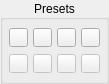
    <widget class="QGroupBox" name="groupBox_2">
     <property name="geometry">
      <rect>
       <x>115</x>
       <y>450</y>
       <width>109</width>
       <height>84</height>
      </rect>
     </property>
     <property name="title">
      <string>Presets</string>
     </property>
     <property name="alignment">
      <set>Qt::AlignCenter</set>
     </property>
     <property name="flat">
      <bool>true</bool>
     </property>
     <widget class="QWidget" name="layoutWidget">
      <property name="geometry">
       <rect>
        <x>0</x>
        <y>20</y>
        <width>104</width>
        <height>28</height>
       </rect>
      </property>
      <layout class="QHBoxLayout" name="horizontalLayout">
       <property name="spacing">
        <number>5</number>
       </property>
       <property name="leftMargin">
        <number>9</number>
       </property>
       <property name="topMargin">
        <number>8</number>
       </property>
       <property name="rightMargin">
        <number>3</number>
       </property>
       <item>
        <widget class="QPushButton" name="human_BN">
         <property name="enabled">
          <bool>true</bool>
         </property>
         <property name="minimumSize">
          <size>
           <width>19</width>
           <height>19</height>
          </size>
         </property>
         <property name="maximumSize">
          <size>
           <width>19</width>
           <height>19</height>
          </size>
         </property>
         <property name="font">
          <font>
           <family>Segoe UI</family>
           <pointsize>8</pointsize>
           <weight>50</weight>
           <bold>false</bold>
          </font>
         </property>
         <property name="toolTip">
          <string>Human preset</string>
         </property>
         <property name="styleSheet">
          <string notr="true"/>
         </property>
         <property name="text">
          <string/>
         </property>
        </widget>
       </item>
       <item>
        <widget class="QPushButton" name="equine_BN">
         <property name="enabled">
          <bool>true</bool>
         </property>
         <property name="minimumSize">
          <size>
           <width>19</width>
           <height>19</height>
          </size>
         </property>
         <property name="maximumSize">
          <size>
           <width>19</width>
           <height>19</height>
          </size>
         </property>
         <property name="font">
          <font>
           <family>Segoe UI</family>
           <pointsize>8</pointsize>
           <weight>50</weight>
           <bold>false</bold>
          </font>
         </property>
         <property name="toolTip">
          <string>Equine preset</string>
         </property>
         <property name="styleSheet">
          <string notr="true"/>
         </property>
         <property name="text">
          <string/>
         </property>
        </widget>
       </item>
       <item>
        <widget class="QPushButton" name="canine_BN">
         <property name="enabled">
          <bool>true</bool>
         </property>
         <property name="minimumSize">
          <size>
           <width>19</width>
           <height>19</height>
          </size>
         </property>
         <property name="maximumSize">
          <size>
           <width>19</width>
           <height>19</height>
          </size>
         </property>
         <property name="font">
          <font>
           <family>Segoe UI</family>
           <pointsize>8</pointsize>
           <weight>50</weight>
           <bold>false</bold>
          </font>
         </property>
         <property name="toolTip">
          <string>Canine preset</string>
         </property>
         <property name="styleSheet">
          <string notr="true"/>
         </property>
         <property name="text">
          <string/>
         </property>
        </widget>
       </item>
       <item>
        <widget class="QPushButton" name="avian_BN">
         <property name="enabled">
          <bool>true</bool>
         </property>
         <property name="minimumSize">
          <size>
           <width>19</width>
           <height>19</height>
          </size>
         </property>
         <property name="maximumSize">
          <size>
           <width>19</width>
           <height>19</height>
          </size>
         </property>
         <property name="font">
          <font>
           <family>Segoe UI</family>
           <pointsize>8</pointsize>
           <weight>50</weight>
           <bold>false</bold>
          </font>
         </property>
         <property name="toolTip">
          <string>Avian preset</string>
         </property>
         <property name="styleSheet">
          <string notr="true"/>
         </property>
         <property name="text">
          <string/>
         </property>
        </widget>
       </item>
      </layout>
     </widget>
     <widget class="QWidget" name="layoutWidget">
      <property name="geometry">
       <rect>
        <x>0</x>
        <y>50</y>
        <width>104</width>
        <height>28</height>
       </rect>
      </property>
      <layout class="QHBoxLayout" name="horizontalLayout_4">
       <property name="spacing">
        <number>5</number>
       </property>
       <property name="leftMargin">
        <number>9</number>
       </property>
       <property name="rightMargin">
        <number>3</number>
       </property>
       <item>
        <widget class="QPushButton" name="snake_BN">
         <property name="enabled">
          <bool>false</bool>
         </property>
         <property name="minimumSize">
          <size>
           <width>19</width>
           <height>19</height>
          </size>
         </property>
         <property name="maximumSize">
          <size>
           <width>19</width>
           <height>19</height>
          </size>
         </property>
         <property name="font">
          <font>
           <family>Segoe UI</family>
           <pointsize>8</pointsize>
           <weight>50</weight>
           <bold>false</bold>
          </font>
         </property>
         <property name="toolTip">
          <string>Snake preset</string>
         </property>
         <property name="styleSheet">
          <string notr="true"/>
         </property>
         <property name="text">
          <string/>
         </property>
        </widget>
       </item>
       <item>
        <widget class="QPushButton" name="spider_BN">
         <property name="enabled">
          <bool>false</bool>
         </property>
         <property name="minimumSize">
          <size>
           <width>19</width>
           <height>19</height>
          </size>
         </property>
         <property name="maximumSize">
          <size>
           <width>19</width>
           <height>19</height>
          </size>
         </property>
         <property name="font">
          <font>
           <family>Segoe UI</family>
           <pointsize>8</pointsize>
           <weight>50</weight>
           <bold>false</bold>
          </font>
         </property>
         <property name="toolTip">
          <string>Spider preset</string>
         </property>
         <property name="styleSheet">
          <string notr="true"/>
         </property>
         <property name="text">
          <string/>
         </property>
        </widget>
       </item>
       <item>
        <widget class="QPushButton" name="fish_BN">
         <property name="enabled">
          <bool>false</bool>
         </property>
         <property name="minimumSize">
          <size>
           <width>19</width>
           <height>19</height>
          </size>
         </property>
         <property name="maximumSize">
          <size>
           <width>19</width>
           <height>19</height>
          </size>
         </property>
         <property name="font">
          <font>
           <family>Segoe UI</family>
           <pointsize>8</pointsize>
           <weight>50</weight>
           <bold>false</bold>
          </font>
         </property>
         <property name="toolTip">
          <string>Fish preset</string>
         </property>
         <property name="styleSheet">
          <string notr="true"/>
         </property>
         <property name="text">
          <string/>
         </property>
        </widget>
       </item>
       <item>
        <widget class="QPushButton" name="elephant_BN">
         <property name="enabled">
          <bool>false</bool>
         </property>
         <property name="minimumSize">
          <size>
           <width>19</width>
           <height>19</height>
          </size>
         </property>
         <property name="maximumSize">
          <size>
           <width>19</width>
           <height>19</height>
          </size>
         </property>
         <property name="font">
          <font>
           <family>Segoe UI</family>
           <pointsize>8</pointsize>
           <weight>50</weight>
           <bold>false</bold>
          </font>
         </property>
         <property name="toolTip">
          <string>Elephant preset</string>
         </property>
         <property name="styleSheet">
          <string notr="true"/>
         </property>
         <property name="text">
          <string/>
         </property>
        </widget>
       </item>
      </layout>
     </widget>
    </widget>
